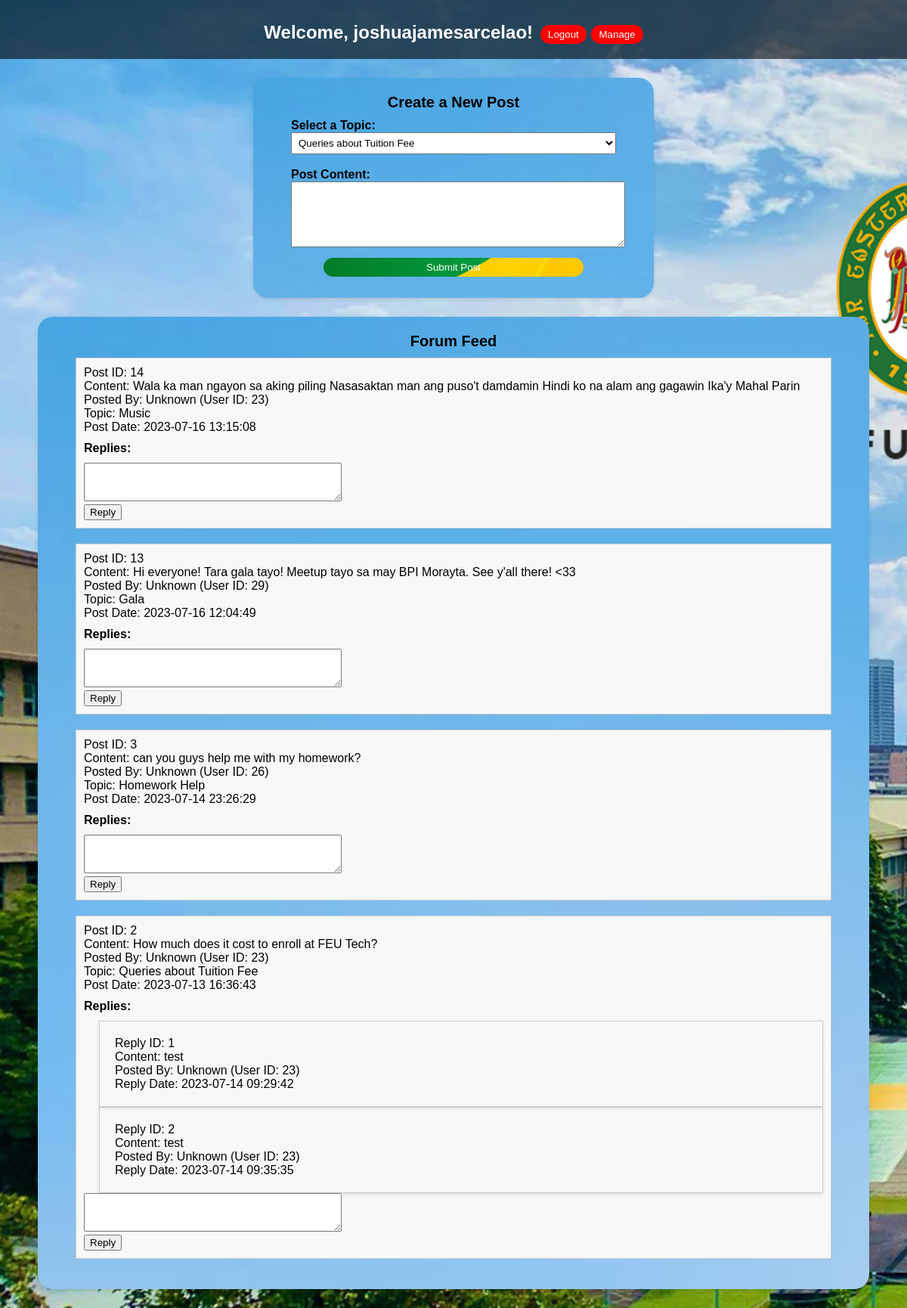
/tb_admin_dashboard.php (signed in), run on the app's committed database.
### tables this page shows
CREATE TABLE `posts` (
  `post_id` int(11) NOT NULL,
  `post_content` varchar(500) NOT NULL,
  `post_date` datetime NOT NULL,
  `post_topic` int(11) NOT NULL,
  `post_by` int(11) NOT NULL
);

CREATE TABLE `topics` (
  `topic_id` int(11) NOT NULL,
  `topic_content` varchar(500) NOT NULL,
  `topic_date` datetime NOT NULL,
  `topic_category` int(11) NOT NULL,
  `topic_by` int(11) DEFAULT NULL,
  `topic_title` varchar(255) NOT NULL
);

CREATE TABLE `replies` (
  `reply_id` int(11) NOT NULL,
  `reply_content` varchar(500) NOT NULL,
  `reply_date` datetime NOT NULL,
  `reply_topic` int(11) NOT NULL,
  `reply_by` int(11) NOT NULL
);

### tb_admin_dashboard.php (the view, shortened to what this page needs)
<?php
$username = $_SESSION['username'];
$hostname = "localhost";
$userdb = "id21040595_ahmer";
$passdb = "Techbulletin#2023";
$dbname = "id21040595_techbulletin";
$conn = new mysqli($hostname, $userdb, $passdb, $dbname);
function getUsernameByUserId($userId)
{
    global $conn;
    $sql = "SELECT admin_username FROM admin WHERE admin_id = '$userId'";
    $result = $conn->query($sql);
    return "Unknown";
}
function getPostsAndReplies()
{
    global $conn;
    $postsAndReplies = array();
    $sql = "SELECT * FROM posts ORDER BY post_date DESC";
    $result = $conn->query($sql);
    if ($result->num_rows > 0) {
        while ($post = $result->fetch_assoc()) {
            $postId = $post['post_id'];
            $post['replies'] = array();
            $sql = "SELECT * FROM replies WHERE reply_topic = $postId";
            $replyResult = $conn->query($sql);
            if ($replyResult->num_rows > 0) {
                while ($reply = $replyResult->fetch_assoc()) {
                    $post['replies'][] = $reply;
                }
            }
            $postsAndReplies[] = $post;
        }
    }
    return $postsAndReplies;
}
function getValidTopics()
{
    global $conn;
    $validTopics = array();
    $sql = "SELECT topic_id, topic_title FROM topics";
    $result = $conn->query($sql);
    if ($result->num_rows > 0) {
        while ($row = $result->fetch_assoc()) {
            $validTopics[$row['topic_id']] = $row['topic_title'];
        }
    }
    return $validTopics;
}
function getTopicTitleByTopicId($topicId)
{
    global $conn;
    $sql = "SELECT topic_title FROM topics WHERE topic_id = '$topicId'";
    $result = $conn->query($sql);
    if ($result->num_rows > 0) {
        $row = $result->fetch_assoc();
        return $row['topic_title'];
    }
    return "Unknown";
}
function displayPostsAndReplies($postsAndReplies)
{
    foreach ($postsAndReplies as $post) {
        echo "<div class='post'>";
        echo "<p>Post ID: " . $post['post_id'] . "</p>";
        echo "<p>Content: " . $post['post_content'] . "</p>";
        echo "<p>Posted By: " . getUsernameByUserId($post['post_by']) . " (User ID: " . $post['post_by'] . ")" . "</p>";
        echo "<p>Topic: " . getTopicTitleByTopicId($post['post_topic']) . "</p>";
        echo "<p>Post Date: " . $post['post_date'] . "</p>";
        echo "<h4>Replies:</h4>";
        foreach ($post['replies'] as $reply) {
            echo "<div class='reply'>";
            echo "<p>Reply ID: " . $reply['reply_id'] . "</p>";
            echo "<p>Content: " . $reply['reply_content'] . "</p>";
            echo "<p>Posted By: " . getUsernameByUserId($reply['reply_by']) . " (User ID: " . $reply['reply_by'] . ")" . "</p>";
            echo "<p>Reply Date: " . $reply['reply_date'] . "</p>";
            echo "</div>";
        }
        echo "<form method='POST' action=''>";
        echo "<textarea name='reply_content' rows='3' cols='40'></textarea><br />";
        echo "<input type='submit' name='submit_reply' value='Reply' />";
        echo "</form>";
        echo "</div>";
    }
}
$postsAndReplies = getPostsAndReplies();
?>
<!DOCTYPE html>
<html>
<head>
</head>
<body>
	<div class="container1">
        <div class="user-info">
            <span class="username"><br>Welcome, <?php echo $username; ?>!</span>
			<form class="logout-form" method="POST" action="">
			<br>
            <button type="submit" name="logout">Logout</button>
			<form class="Manage" method="POST" action="">
            <button type="submit" name="Manage">Manage</button>
        </form>
        </div>
		</div>
		<div class="container2">
        <center><h2>Create a New Post</h2></center>
        <form method="POST" action="">
            <div class="form-group">
                <label for="post_topic">Select a Topic:</label>
                <select name="post_topic" id="post_topic">
                    <?php
                    $validTopics = getValidTopics();
                    foreach ($validTopics as $topicId => $topicTitle) {
                        echo "<option value='$topicId'>$topicTitle</option>";
                    }
                    ?>
                </select>
                <label for="post_content"><br>Post Content:</label>
                <textarea name="post_content" id="post_content" rows="5" cols="40"></textarea>
            </div>
            <div class="form-group">
                <center><input type="submit" name="submit_post" value="Submit Post" /></center>
        </div>
        </form>
		</div>
		<div class = "container3">
        <center><h2>Forum Feed</h2></center>
        <?php
        $postsAndReplies = getPostsAndReplies();
        displayPostsAndReplies($postsAndReplies);
        ?>
		</div>
</body>
</html>

### tb_admin_dashboard.php (style rules this page uses)
body { font-family: Arial, sans-serif; background-image: url('bg.jpg'); background-size: 400%; margin: 0; padding: 0; background-size: cover; background-repeat: no-repeat; background-attachment: fixed; }
.container1 { height: 20%; display: flex; align-items: center; justify-content: center; background-color: rgba(0, 0, 0, 0.6); color: #fff; }
.container2 { width: 430px; height: 270px; margin: 25px auto; padding: 1px 50px 20px; background-image: url('blur.jpg'); background-size: 500%; border-radius: 20px; box-shadow: 0 2px 5px rgba(0, 0, 0, 0.1); right: 50px; }
.container3 { width: 1000px; margin: 25px auto; padding: 1px 50px 20px; background-image: url('blur.jpg'); background-size: 350%; border-radius: 20px; box-shadow: 0 2px 5px rgba(0, 0, 0, 0.1); left: 50px; }
h2 { font-size: 20px; margin: 20px 0 10px; }
h4 { font-size: 16px; margin: 10px 0; }
p { margin: 0; }
.post { margin-bottom: 20px; padding: 10px; border: 1px solid #ccc; background-color: #f8f8f8; }
.reply { margin-left: 20px; padding: 20px; border: 1px solid #ccc; box-shadow: 0 2px 5px rgba(0, 0, 0, 0.1); }
.form-group { margin-bottom: 10px; }
.form-group label { display: block; font-weight: bold; }
.form-group select, .form-group textarea { width: 100%; padding: 5px; }
.form-group input[type="submit"] { padding: 5px 10px; width: 80%; background-image: url('button1.jpg'); border-radius: 20px; background-size: 100%; color: #fff; border: none; cursor: pointer; }
.logout-form { display: inline-block; }
.logout-form button { padding: 5px 10px; background-color: red; color: #fff; border: none; cursor: pointer; border-radius: 20px; }
.user-info { display: flex; justify-content: center; align-items: center; margin-bottom: 20px; font-size: 24px; text-align: center; }
.user-info .username { margin-right: 10px; font-weight: bold; }

### data on the page
posts: post_id "14", post_content "Wala ka man ngayon sa aking piling Nasasaktan man ang puso't damdamin Hindi ko na alam ang gagawin Ika'y Mahal Parin", post_by "Unknown", post_by "23", post_topic.topic_title "Music", post_date "2023-07-16 13:15:08"
posts: post_id "13", post_content "Hi everyone! Tara gala tayo! Meetup tayo sa may BPI Morayta. See y'all there! <33", post_by "Unknown", post_by "29", post_topic.topic_title "Gala", post_date "2023-07-16 12:04:49"
posts: post_id "3", post_content "can you guys help me with my homework?", post_by "Unknown", post_by "26", post_topic.topic_title "Homework Help", post_date "2023-07-14 23:26:29"
posts: post_id "2", post_content "How much does it cost to enroll at FEU Tech?", post_by "Unknown", post_by "23", post_topic.topic_title "Queries about Tuition Fee", post_date "2023-07-13 16:36:43"
replies: reply_id "1", reply_content "test", reply_by "Unknown", reply_by "23", reply_date "2023-07-14 09:29:42"
replies: reply_id "2", reply_content "test", reply_by "Unknown", reply_by "23", reply_date "2023-07-14 09:35:35"

### other printed values
$username "joshuajamesarcelao"
form field post_topic "Queries about Tuition Fee"
